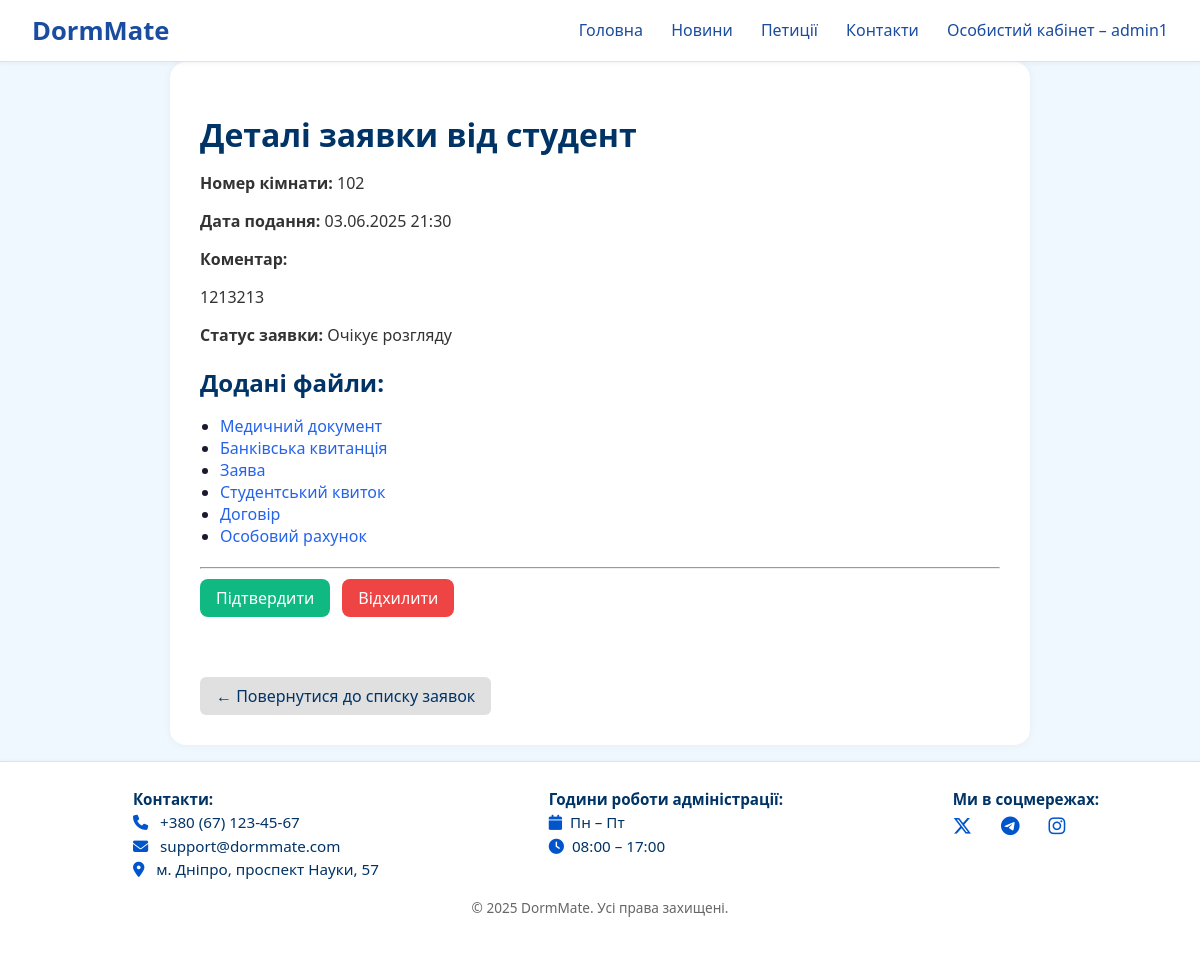
Screenshot of /accounts/applications/13/ (signed in) with the database file from the repository.
### registration/models.py (models this page shows, shortened)
class CustomUser(AbstractUser):
    ROLE_CHOICES = (
        ('student', 'Студент'),
        ('admin', 'Адміністратор'),
    )
    email = models.EmailField(unique=True)
    role = models.CharField(max_length=10, choices=ROLE_CHOICES, default='student')
    room = models.ForeignKey(
        'rooms.Room',
        null=True,
        blank=True,
        on_delete=models.SET_NULL,
        related_name='primary_users'  # ← обязательно уникальное имя
    )

### rooms/models.py (models this page shows, shortened)
class Application(models.Model):
    user = models.ForeignKey(settings.AUTH_USER_MODEL, on_delete=models.CASCADE)
    room_number = models.IntegerField()
    medical_doc = models.FileField(upload_to='applications/')
    bank_receipt = models.FileField(upload_to='applications/')
    application = models.FileField(upload_to='applications/')
    student_card = models.FileField(upload_to='applications/')
    application_partion_pay = models.FileField(upload_to='applications/', blank=True)
    aplication_parent_pay = models.FileField(upload_to='applications/', blank=True )
    contract = models.FileField(upload_to='applications/')
    personal_account = models.FileField(upload_to='applications/')
    comment = models.TextField(blank=True)
    status = models.CharField(max_length=20, default='pending', choices=[
        ('pending', 'Очікує розгляду'),
        ('approved', 'Прийнята'),
        ('rejected', 'Відхилена'),
    ])
    created_at = models.DateTimeField(auto_now_add=True, blank=True)

### registration/views.py (the view)
# urls.py: path('applications/<int:pk>/', views.application_detail_view, name='application-detail'),
@login_required
def application_detail_view(request, pk):
    application = get_object_or_404(Application, pk=pk)
    if request.user.role != "admin" and application.user != request.user:
        return render(request, "403.html")  # сторінка «Доступ заборонено»
    return render(request, "application_detail.html", {"application": application})

### registration/templates/application_detail.html (shortened to what this page needs)
{% extends 'base.html' %}
{% block content %}
<div class="application-detail-container">
  <h1>Деталі заявки від {{ application.user.username }}</h1>
  <div class="application-info">
    <p><strong>Номер кімнати:</strong> {{ application.room_number }}</p>
    <p><strong>Дата подання:</strong> {{ application.created_at|date:"d.m.Y H:i" }}</p>
    <p><strong>Коментар:</strong> {{ application.comment|linebreaks }}</p>
    <p><strong>Статус заявки:</strong> {{ application.get_status_display }}</p>
  </div>
  <h2>Додані файли:</h2>
  <ul class="attachment-list">
      {% if application.medical_doc %}
          <li><a href="{{ application.medical_doc.url }}" target="_blank">Медичний документ</a></li>
      {% endif %}
      {% if application.bank_receipt %}
          <li><a href="{{ application.bank_receipt.url }}" target="_blank">Банківська квитанція</a></li>
      {% endif %}
      {% if application.application %}
          <li><a href="{{ application.application.url }}" target="_blank">Заява</a></li>
      {% endif %}
      {% if application.student_card %}
          <li><a href="{{ application.student_card.url }}" target="_blank">Студентський квиток</a></li>
      {% endif %}
      {% if application.contract %}
          <li><a href="{{ application.contract.url }}" target="_blank">Договір</a></li>
      {% endif %}
      {% if application.personal_account %}
          <li><a href="{{ application.personal_account.url }}" target="_blank">Особовий рахунок</a></li>
      {% endif %}
  </ul>
  <hr>
  {% if request.user == application.user and application.status == 'pending' %}
      <a href="{% url 'change-application-status' application.pk 'rejected' %}" class="appdetail-btn danger">Скасувати заявку</a>
  {% elif request.user.role == 'admin' %}
      {% if application.status == 'pending' %}
          <div class="admin-actions">
            <a href="{% url 'change-application-status' application.pk 'approved' %}" class="appdetail-btn success">Підтвердити</a>
            <a href="{% url 'change-application-status' application.pk 'rejected' %}" class="appdetail-btn danger">Відхилити</a>
          </div>
      {% endif %}
  {% endif %}
  <br><br>
  <a href="{% url 'application-list' %}" class="secondary-link">← Повернутися до списку заявок</a>
</div>
{% endblock %}

### rooms/templates/base.html (shortened to what this page needs)
{% load static %}
<!DOCTYPE html>
<html lang="uk">
<head>
    <link rel="stylesheet" href="{% static 'rooms/base.css' %}">
    <link rel="stylesheet" href="https://cdnjs.cloudflare.com/ajax/libs/font-awesome/6.5.0/css/all.min.css">
</head>
<body>
    <div class="main-wrapper">
        <nav class="navbar">
            <div class="navbar-container">
                <div class="logo"><a href="{% url 'floor-selector' %}" class="logo">DormMate</a></div>
                <div class="nav-links">
                    <a href="{% url 'floor-selector' %}">Головна</a>
                    <a href="{% url 'news-list' %}">Новини</a>
                    <a href="{% url 'petition-list' %}">Петиції</a>
                    <a href="#contacts">Контакти</a>
                    {% if user.is_authenticated %}
                        <a href="{% url 'account' %}">Особистий кабінет – {{ user.username }}</a>
                    {% else %}
                        <a href="{% url 'login' %}">Увійти</a>
                    {% endif %}
                </div>
            </div>
        </nav>
        <div class="main-content">
            {% block content %}{% endblock content %}
        </div>
        <footer class="site-footer">
            <div class="footer-container">
                <div class="footer-contact">
                    <p><strong>Контакти:</strong></p>
                    <p><i class="fas fa-phone"></i> +380 (67) 123-45-67</p>
                    <p><i class="fas fa-envelope"></i> support@dormmate.com</p>
                    <p><i class="fas fa-map-marker-alt"></i> м. Дніпро, проспект Науки, 57</p>
                </div>
                 <div class="footer-contact">
                    <p><strong>Години роботи адміністрації:</strong></p>
                    <p><i class="fas fa-calendar"></i>Пн – Пт</p>
                    <p><i class="fas fa-clock"></i>08:00 – 17:00</p>
                </div>
                <div class="footer-social">
                    <p><strong>Ми в соцмережах:</strong></p>
                    <a href="https://twitter.com" target="_blank" class="social-link">
                        <i class="fab fa-x-twitter"></i>
                    </a>
                    <a href="https://t.me" target="_blank" class="social-link">
                        <i class="fab fa-telegram-plane"></i>
                    </a>
                    <a href="https://instagram.com" target="_blank" class="social-link">
                        <i class="fab fa-instagram"></i>
                    </a>
                </div>
            </div>
            <div class="footer-bottom" id="contacts">
                <p>&copy; 2025 DormMate. Усі права захищені.</p>
            </div>
        </footer>
    </div>
</body>
</html>

### rooms/static/rooms/base.css (style rules this page uses)
body { font-family: 'Segoe UI', Tahoma, Geneva, Verdana, sans-serif; background-color: #f0f8ff; color: #1a1a2e; margin: 0; padding: 0; }
html { scroll-behavior: smooth; }
.navbar { position: sticky; top: 0; z-index: 1000; background-color: #ffffff; border-bottom: 1px solid #d9e2ef; box-shadow: 0 2px 4px rgba(0, 0, 0, 0.04); padding: 0.8rem 2rem; }
.navbar-container { display: flex; justify-content: space-between; align-items: center; max-width: 1200px; margin: 0 auto; }
.logo { font-size: 1.6rem; font-weight: bold; color: #1a4ca0; text-decoration: none; }
.nav-links a { margin-left: 1.5rem; text-decoration: none; color: #1a4ca0; font-weight: 500; transition: color 0.3s ease; }
h1, h2 { color: #003366; margin-bottom: 1rem; }
.secondary-link { display: inline-block; margin-top: 1rem; padding: 0.5rem 1rem; background-color: #e0e0e0; color: #003366; border-radius: 6px; text-decoration: none; font-weight: 500; transition: background-color 0.3s ease; }
html, body { height: 100%; margin: 0; padding: 0; }
body { display: flex; flex-direction: column; min-height: 100vh; }
.main-wrapper { flex: 1 0 auto; display: flex; flex-direction: column; }
.main-content { flex: 1 0 auto; padding-bottom: 1rem; }
.site-footer { flex-shrink: 0; }
.site-footer { background-color: #ffffff; border-top: 1px solid #d9e2ef; padding: 1.5rem 2rem; font-size: 0.95rem; color: #1a1a2e; box-shadow: 0 -1px 4px rgba(0, 0, 0, 0.03); margin-top: auto; }
.footer-container { display: flex; justify-content: space-around; flex-wrap: wrap; max-width: 1200px; margin: 0 auto; gap: 2rem; padding-left: 2rem; }
.footer-contact, .footer-social { flex: 1 1 1; }
.footer-contact p, .footer-social p { margin: 0.2rem 0; color: #003366; }
.footer-contact i, .footer-social i { margin-right: 0.5rem; color: #0055cc; }
.footer-social .social-link { margin-right: 1rem; font-size: 1.2rem; color: #1a4ca0; transition: color 0.3s ease; text-decoration: none; }
.footer-bottom { text-align: center; margin-top: 1rem; color: #666; font-size: 0.85rem; }
.appdetail-btn { padding: 10px 16px; border-radius: 6px; font-weight: 500; text-decoration: none; color: white; transition: 0.2s ease; border: none; cursor: pointer; }
.appdetail-btn.success { background: #10b981; }
.appdetail-btn.danger { background: #ef4444; }
.application-detail-container { max-width: 800px; margin: 0 auto; background: #ffffff; padding: 30px; border-radius: 16px; box-shadow: 0 0 10px rgba(0, 0, 0, 0.05); }
.application-info p { margin-bottom: 10px; color: #333; font-size: 16px; }
.attachment-list { list-style-type: disc; padding-left: 20px; margin-bottom: 20px; }
.attachment-list li a { color: #2563eb; text-decoration: none; }
.appdetail-btn { display: inline-block; padding: 8px 16px; border-radius: 8px; font-weight: 500; text-align: center; text-decoration: none; transition: 0.3s ease; border: none; cursor: pointer; }
.appdetail-btn.success { background-color: #10b981; color: white; }
.appdetail-btn.danger { background-color: #ef4444; color: white; }
.admin-actions { display: flex; gap: 12px; margin-top: 10px; flex-wrap: wrap; }

### rows the page displays
CustomUser: username "admin1"
Application: user.username "студент", room_number "102", created_at "03.06.2025 21:30", comment "1213213", status "Очікує розгляду"
